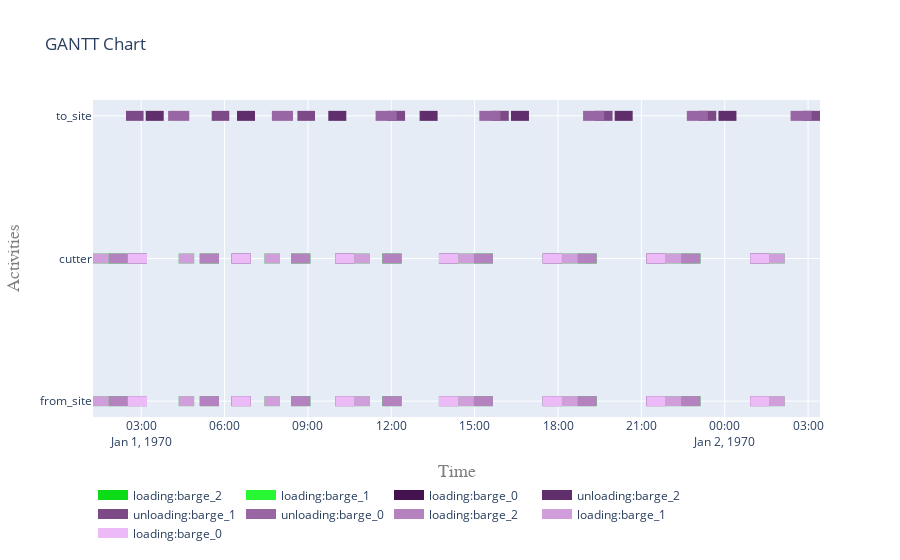

The code cell stored with this chart in its notebook:
### Code cell
fig = plot.get_gantt_chart([from_site, to_site, cutter], id_map=[activities[x] for x in activities])

### Figure 1 — Plotly figure (JSON) as saved in the notebook; plotly's stock layout.template omitted (floating-point values rounded to 4 significant figures)
{"data": [{"connectgaps": false, "hoverinfo": "y+name", "line": {"color": "rgb(12,219,23)", "width": 10}, "mode": "lines", "name": "loading:barge_2", "type": "scatter", "x": ["1970-01-01T01:49:12", "1970-01-01T01:49:12", "1970-01-01T02:30:52", "1970-01-01T02:30:52", "1970-01-01T02:30:52", "1970-01-01T05:06:20", "1970-01-01T05:06:20", "1970-01-01T05:48:00", "1970-01-01T05:48:00", "1970-01-01T05:48:00", "1970-01-01T08:23:28", "1970-01-01T08:23:28", "1970-01-01T09:05:08", "1970-01-01T09:05:08", "1970-01-01T09:05:08", "1970-01-01T11:40:36", "1970-01-01T11:40:36", "1970-01-01T12:22:16", "1970-01-01T12:22:16", "1970-01-01T12:22:16", "1970-01-01T14:57:52", "1970-01-01T14:57:52", "1970-01-01T15:39:32", "1970-01-01T15:39:32", "1970-01-01T15:39:32", "1970-01-01T18:41:52", "1970-01-01T18:41:52", "1970-01-01T19:23:32", "1970-01-01T19:23:32", "1970-01-01T19:23:32", "1970-01-01T22:25:52", "1970-01-01T22:25:52", "1970-01-01T23:07:32", "1970-01-01T23:07:32", "1970-01-01T23:07:32", "1970-01-01T01:49:12", "1970-01-01T01:49:12", "1970-01-01T02:30:52", "1970-01-01T02:30:52", "1970-01-01T02:30:52", "1970-01-01T05:06:20", "1970-01-01T05:06:20", "1970-01-01T05:48:00", "1970-01-01T05:48:00", "1970-01-01T05:48:00", "1970-01-01T08:23:28", "1970-01-01T08:23:28", "1970-01-01T09:05:08", "1970-01-01T09:05:08", "1970-01-01T09:05:08", "1970-01-01T11:40:36", "1970-01-01T11:40:36", "1970-01-01T12:22:16", "1970-01-01T12:22:16", "1970-01-01T12:22:16", "1970-01-01T14:57:52", "1970-01-01T14:57:52", "1970-01-01T15:39:32", "1970-01-01T15:39:32", "1970-01-01T15:39:32", "1970-01-01T18:41:52", "1970-01-01T18:41:52", "1970-01-01T19:23:32", "1970-01-01T19:23:32", "1970-01-01T19:23:32", "1970-01-01T22:25:52", "1970-01-01T22:25:52", "1970-01-01T23:07:32", "1970-01-01T23:07:32", "1970-01-01T23:07:32"], "y": ["from_site", "from_site", "from_site", "from_site", null, "from_site", "from_site", "from_site", "from_site", null, "from_site", "from_site", "from_site", "from_site", null, "from_site", "from_site", "from_site", "from_site", null, "from_site", "from_site", "from_site", "from_site", null, "from_site", "from_site", "from_site", "from_site", null, "from_site", "from_site", "from_site", "from_site", null, "cutter", "cutter", "cutter", "cutter", null, "cutter", "cutter", "cutter", "cutter", null, "cutter", "cutter", "cutter", "cutter", null, "cutter", "cutter", "cutter", "cutter", null, "cutter", "cutter", "cutter", "cutter", null, "cutter", "cutter", "cutter", "cutter", null, "cutter", "cutter", "cutter", "cutter", null]}, {"connectgaps": false, "hoverinfo": "y+name", "line": {"color": "rgb(40,247,51)", "width": 10}, "mode": "lines", "name": "loading:barge_1", "type": "scatter", "x": ["1970-01-01T01:15:52", "1970-01-01T01:15:52", "1970-01-01T01:49:12", "1970-01-01T01:49:12", "1970-01-01T01:49:12", "1970-01-01T04:20:56", "1970-01-01T04:20:56", "1970-01-01T04:54:16", "1970-01-01T04:54:16", "1970-01-01T04:54:16", "1970-01-01T07:26:00", "1970-01-01T07:26:00", "1970-01-01T07:59:20", "1970-01-01T07:59:20", "1970-01-01T07:59:20", "1970-01-01T10:40:32", "1970-01-01T10:40:32", "1970-01-01T11:13:52", "1970-01-01T11:13:52", "1970-01-01T11:13:52", "1970-01-01T14:24:32", "1970-01-01T14:24:32", "1970-01-01T14:57:52", "1970-01-01T14:57:52", "1970-01-01T14:57:52", "1970-01-01T18:08:32", "1970-01-01T18:08:32", "1970-01-01T18:41:52", "1970-01-01T18:41:52", "1970-01-01T18:41:52", "1970-01-01T21:52:32", "1970-01-01T21:52:32", "1970-01-01T22:25:52", "1970-01-01T22:25:52", "1970-01-01T22:25:52", "1970-01-02T01:36:32", "1970-01-02T01:36:32", "1970-01-02T02:09:52", "1970-01-02T02:09:52", "1970-01-02T02:09:52", "1970-01-01T01:15:52", "1970-01-01T01:15:52", "1970-01-01T01:49:12", "1970-01-01T01:49:12", "1970-01-01T01:49:12", "1970-01-01T04:20:56", "1970-01-01T04:20:56", "1970-01-01T04:54:16", "1970-01-01T04:54:16", "1970-01-01T04:54:16", "1970-01-01T07:26:00", "1970-01-01T07:26:00", "1970-01-01T07:59:20", "1970-01-01T07:59:20", "1970-01-01T07:59:20", "1970-01-01T10:40:32", "1970-01-01T10:40:32", "1970-01-01T11:13:52", "1970-01-01T11:13:52", "1970-01-01T11:13:52", "1970-01-01T14:24:32", "1970-01-01T14:24:32", "1970-01-01T14:57:52", "1970-01-01T14:57:52", "1970-01-01T14:57:52", "1970-01-01T18:08:32", "1970-01-01T18:08:32", "1970-01-01T18:41:52", "1970-01-01T18:41:52", "1970-01-01T18:41:52", "1970-01-01T21:52:32", "1970-01-01T21:52:32", "1970-01-01T22:25:52", "1970-01-01T22:25:52", "1970-01-01T22:25:52", "1970-01-02T01:36:32", "1970-01-02T01:36:32", "1970-01-02T02:09:52", "1970-01-02T02:09:52", "1970-01-02T02:09:52"], "y": ["from_site", "from_site", "from_site", "from_site", null, "from_site", "from_site", "from_site", "from_site", null, "from_site", "from_site", "from_site", "from_site", null, "from_site", "from_site", "from_site", "from_site", null, "from_site", "from_site", "from_site", "from_site", null, "from_site", "from_site", "from_site", "from_site", null, "from_site", "from_site", "from_site", "from_site", null, "from_site", "from_site", "from_site", "from_site", null, "cutter", "cutter", "cutter", "cutter", null, "cutter", "cutter", "cutter", "cutter", null, "cutter", "cutter", "cutter", "cutter", null, "cutter", "cutter", "cutter", "cutter", null, "cutter", "cutter", "cutter", "cutter", null, "cutter", "cutter", "cutter", "cutter", null, "cutter", "cutter", "cutter", "cutter", null, "cutter", "cutter", "cutter", "cutter", null]}, {"connectgaps": false, "hoverinfo": "y+name", "line": {"color": "rgb(68,19,79)", "width": 10}, "mode": "lines", "name": "loading:barge_0", "type": "scatter", "x": ["1970-01-01T02:30:52", "1970-01-01T02:30:52", "1970-01-01T03:12:32", "1970-01-01T03:12:32", "1970-01-01T03:12:32", "1970-01-01T06:14:52", "1970-01-01T06:14:52", "1970-01-01T06:56:32", "1970-01-01T06:56:32", "1970-01-01T06:56:32", "1970-01-01T09:58:52", "1970-01-01T09:58:52", "1970-01-01T10:40:32", "1970-01-01T10:40:32", "1970-01-01T10:40:32", "1970-01-01T13:42:52", "1970-01-01T13:42:52", "1970-01-01T14:24:32", "1970-01-01T14:24:32", "1970-01-01T14:24:32", "1970-01-01T17:26:52", "1970-01-01T17:26:52", "1970-01-01T18:08:32", "1970-01-01T18:08:32", "1970-01-01T18:08:32", "1970-01-01T21:10:52", "1970-01-01T21:10:52", "1970-01-01T21:52:32", "1970-01-01T21:52:32", "1970-01-01T21:52:32", "1970-01-02T00:54:52", "1970-01-02T00:54:52", "1970-01-02T01:36:32", "1970-01-02T01:36:32", "1970-01-02T01:36:32", "1970-01-01T02:30:52", "1970-01-01T02:30:52", "1970-01-01T03:12:32", "1970-01-01T03:12:32", "1970-01-01T03:12:32", "1970-01-01T06:14:52", "1970-01-01T06:14:52", "1970-01-01T06:56:32", "1970-01-01T06:56:32", "1970-01-01T06:56:32", "1970-01-01T09:58:52", "1970-01-01T09:58:52", "1970-01-01T10:40:32", "1970-01-01T10:40:32", "1970-01-01T10:40:32", "1970-01-01T13:42:52", "1970-01-01T13:42:52", "1970-01-01T14:24:32", "1970-01-01T14:24:32", "1970-01-01T14:24:32", "1970-01-01T17:26:52", "1970-01-01T17:26:52", "1970-01-01T18:08:32", "1970-01-01T18:08:32", "1970-01-01T18:08:32", "1970-01-01T21:10:52", "1970-01-01T21:10:52", "1970-01-01T21:52:32", "1970-01-01T21:52:32", "1970-01-01T21:52:32", "1970-01-02T00:54:52", "1970-01-02T00:54:52", "1970-01-02T01:36:32", "1970-01-02T01:36:32", "1970-01-02T01:36:32"], "y": ["from_site", "from_site", "from_site", "from_site", null, "from_site", "from_site", "from_site", "from_site", null, "from_site", "from_site", "from_site", "from_site", null, "from_site", "from_site", "from_site", "from_site", null, "from_site", "from_site", "from_site", "from_site", null, "from_site", "from_site", "from_site", "from_site", null, "from_site", "from_site", "from_site", "from_site", null, "cutter", "cutter", "cutter", "cutter", null, "cutter", "cutter", "cutter", "cutter", null, "cutter", "cutter", "cutter", "cutter", null, "cutter", "cutter", "cutter", "cutter", null, "cutter", "cutter", "cutter", "cutter", null, "cutter", "cutter", "cutter", "cutter", null, "cutter", "cutter", "cutter", "cutter", null]}, {"connectgaps": false, "hoverinfo": "y+name", "line": {"color": "rgb(96,47,107)", "width": 10}, "mode": "lines", "name": "unloading:barge_2", "type": "scatter", "x": ["1970-01-01T03:09:44", "1970-01-01T03:09:44", "1970-01-01T03:48:36", "1970-01-01T03:48:36", "1970-01-01T03:48:36", "1970-01-01T06:26:52", "1970-01-01T06:26:52", "1970-01-01T07:05:44", "1970-01-01T07:05:44", "1970-01-01T07:05:44", "1970-01-01T09:44:00", "1970-01-01T09:44:00", "1970-01-01T10:22:52", "1970-01-01T10:22:52", "1970-01-01T10:22:52", "1970-01-01T13:01:08", "1970-01-01T13:01:08", "1970-01-01T13:40:00", "1970-01-01T13:40:00", "1970-01-01T13:40:00", "1970-01-01T16:18:24", "1970-01-01T16:18:24", "1970-01-01T16:57:16", "1970-01-01T16:57:16", "1970-01-01T16:57:16", "1970-01-01T20:02:24", "1970-01-01T20:02:24", "1970-01-01T20:41:16", "1970-01-01T20:41:16", "1970-01-01T20:41:16", "1970-01-01T23:46:24", "1970-01-01T23:46:24", "1970-01-02T00:25:16", "1970-01-02T00:25:16", "1970-01-02T00:25:16"], "y": ["to_site", "to_site", "to_site", "to_site", null, "to_site", "to_site", "to_site", "to_site", null, "to_site", "to_site", "to_site", "to_site", null, "to_site", "to_site", "to_site", "to_site", null, "to_site", "to_site", "to_site", "to_site", null, "to_site", "to_site", "to_site", "to_site", null, "to_site", "to_site", "to_site", "to_site", null]}, {"connectgaps": false, "hoverinfo": "y+name", "line": {"color": "rgb(124,75,135)", "width": 10}, "mode": "lines", "name": "unloading:barge_1", "type": "scatter", "x": ["1970-01-01T02:27:08", "1970-01-01T02:27:08", "1970-01-01T03:05:04", "1970-01-01T03:05:04", "1970-01-01T03:05:04", "1970-01-01T05:32:12", "1970-01-01T05:32:12", "1970-01-01T06:10:08", "1970-01-01T06:10:08", "1970-01-01T06:10:08", "1970-01-01T08:37:16", "1970-01-01T08:37:16", "1970-01-01T09:15:12", "1970-01-01T09:15:12", "1970-01-01T09:15:12", "1970-01-01T11:51:48", "1970-01-01T11:51:48", "1970-01-01T12:29:44", "1970-01-01T12:29:44", "1970-01-01T12:29:44", "1970-01-01T15:35:48", "1970-01-01T15:35:48", "1970-01-01T16:13:44", "1970-01-01T16:13:44", "1970-01-01T16:13:44", "1970-01-01T19:19:48", "1970-01-01T19:19:48", "1970-01-01T19:57:44", "1970-01-01T19:57:44", "1970-01-01T19:57:44", "1970-01-01T23:03:48", "1970-01-01T23:03:48", "1970-01-01T23:41:44", "1970-01-01T23:41:44", "1970-01-01T23:41:44", "1970-01-02T02:47:48", "1970-01-02T02:47:48", "1970-01-02T03:25:44", "1970-01-02T03:25:44", "1970-01-02T03:25:44"], "y": ["to_site", "to_site", "to_site", "to_site", null, "to_site", "to_site", "to_site", "to_site", null, "to_site", "to_site", "to_site", "to_site", null, "to_site", "to_site", "to_site", "to_site", null, "to_site", "to_site", "to_site", "to_site", null, "to_site", "to_site", "to_site", "to_site", null, "to_site", "to_site", "to_site", "to_site", null, "to_site", "to_site", "to_site", "to_site", null]}, {"connectgaps": false, "hoverinfo": "y+name", "line": {"color": "rgb(152,103,163)", "width": 10}, "mode": "lines", "name": "unloading:barge_0", "type": "scatter", "x": ["1970-01-01T03:58:07", "1970-01-01T03:58:07", "1970-01-01T04:43:42", "1970-01-01T04:43:42", "1970-01-01T04:43:42", "1970-01-01T07:42:07", "1970-01-01T07:42:07", "1970-01-01T08:27:42", "1970-01-01T08:27:42", "1970-01-01T08:27:42", "1970-01-01T11:26:07", "1970-01-01T11:26:07", "1970-01-01T12:11:42", "1970-01-01T12:11:42", "1970-01-01T12:11:42", "1970-01-01T15:10:07", "1970-01-01T15:10:07", "1970-01-01T15:55:42", "1970-01-01T15:55:42", "1970-01-01T15:55:42", "1970-01-01T18:54:07", "1970-01-01T18:54:07", "1970-01-01T19:39:42", "1970-01-01T19:39:42", "1970-01-01T19:39:42", "1970-01-01T22:38:07", "1970-01-01T22:38:07", "1970-01-01T23:23:42", "1970-01-01T23:23:42", "1970-01-01T23:23:42", "1970-01-02T02:22:07", "1970-01-02T02:22:07", "1970-01-02T03:07:42", "1970-01-02T03:07:42", "1970-01-02T03:07:42"], "y": ["to_site", "to_site", "to_site", "to_site", null, "to_site", "to_site", "to_site", "to_site", null, "to_site", "to_site", "to_site", "to_site", null, "to_site", "to_site", "to_site", "to_site", null, "to_site", "to_site", "to_site", "to_site", null, "to_site", "to_site", "to_site", "to_site", null, "to_site", "to_site", "to_site", "to_site", null]}, {"connectgaps": false, "hoverinfo": "y+name", "line": {"color": "rgb(180,131,191)", "width": 10}, "mode": "lines", "name": "loading:barge_2", "type": "scatter", "x": ["1970-01-01T01:49:12", "1970-01-01T01:49:12", "1970-01-01T02:30:52", "1970-01-01T02:30:52", "1970-01-01T02:30:52", "1970-01-01T05:06:20", "1970-01-01T05:06:20", "1970-01-01T05:48:00", "1970-01-01T05:48:00", "1970-01-01T05:48:00", "1970-01-01T08:23:28", "1970-01-01T08:23:28", "1970-01-01T09:05:08", "1970-01-01T09:05:08", "1970-01-01T09:05:08", "1970-01-01T11:40:36", "1970-01-01T11:40:36", "1970-01-01T12:22:16", "1970-01-01T12:22:16", "1970-01-01T12:22:16", "1970-01-01T14:57:52", "1970-01-01T14:57:52", "1970-01-01T15:39:32", "1970-01-01T15:39:32", "1970-01-01T15:39:32", "1970-01-01T18:41:52", "1970-01-01T18:41:52", "1970-01-01T19:23:32", "1970-01-01T19:23:32", "1970-01-01T19:23:32", "1970-01-01T22:25:52", "1970-01-01T22:25:52", "1970-01-01T23:07:32", "1970-01-01T23:07:32", "1970-01-01T23:07:32", "1970-01-01T01:49:12", "1970-01-01T01:49:12", "1970-01-01T02:30:52", "1970-01-01T02:30:52", "1970-01-01T02:30:52", "1970-01-01T05:06:20", "1970-01-01T05:06:20", "1970-01-01T05:48:00", "1970-01-01T05:48:00", "1970-01-01T05:48:00", "1970-01-01T08:23:28", "1970-01-01T08:23:28", "1970-01-01T09:05:08", "1970-01-01T09:05:08", "1970-01-01T09:05:08", "1970-01-01T11:40:36", "1970-01-01T11:40:36", "1970-01-01T12:22:16", "1970-01-01T12:22:16", "1970-01-01T12:22:16", "1970-01-01T14:57:52", "1970-01-01T14:57:52", "1970-01-01T15:39:32", "1970-01-01T15:39:32", "1970-01-01T15:39:32", "1970-01-01T18:41:52", "1970-01-01T18:41:52", "1970-01-01T19:23:32", "1970-01-01T19:23:32", "1970-01-01T19:23:32", "1970-01-01T22:25:52", "1970-01-01T22:25:52", "1970-01-01T23:07:32", "1970-01-01T23:07:32", "1970-01-01T23:07:32"], "y": ["from_site", "from_site", "from_site", "from_site", null, "from_site", "from_site", "from_site", "from_site", null, "from_site", "from_site", "from_site", "from_site", null, "from_site", "from_site", "from_site", "from_site", null, "from_site", "from_site", "from_site", "from_site", null, "from_site", "from_site", "from_site", "from_site", null, "from_site", "from_site", "from_site", "from_site", null, "cutter", "cutter", "cutter", "cutter", null, "cutter", "cutter", "cutter", "cutter", null, "cutter", "cutter", "cutter", "cutter", null, "cutter", "cutter", "cutter", "cutter", null, "cutter", "cutter", "cutter", "cutter", null, "cutter", "cutter", "cutter", "cutter", null, "cutter", "cutter", "cutter", "cutter", null]}, {"connectgaps": false, "hoverinfo": "y+name", "line": {"color": "rgb(208,159,219)", "width": 10}, "mode": "lines", "name": "loading:barge_1", "type": "scatter", "x": ["1970-01-01T01:15:52", "1970-01-01T01:15:52", "1970-01-01T01:49:12", "1970-01-01T01:49:12", "1970-01-01T01:49:12", "1970-01-01T04:20:56", "1970-01-01T04:20:56", "1970-01-01T04:54:16", "1970-01-01T04:54:16", "1970-01-01T04:54:16", "1970-01-01T07:26:00", "1970-01-01T07:26:00", "1970-01-01T07:59:20", "1970-01-01T07:59:20", "1970-01-01T07:59:20", "1970-01-01T10:40:32", "1970-01-01T10:40:32", "1970-01-01T11:13:52", "1970-01-01T11:13:52", "1970-01-01T11:13:52", "1970-01-01T14:24:32", "1970-01-01T14:24:32", "1970-01-01T14:57:52", "1970-01-01T14:57:52", "1970-01-01T14:57:52", "1970-01-01T18:08:32", "1970-01-01T18:08:32", "1970-01-01T18:41:52", "1970-01-01T18:41:52", "1970-01-01T18:41:52", "1970-01-01T21:52:32", "1970-01-01T21:52:32", "1970-01-01T22:25:52", "1970-01-01T22:25:52", "1970-01-01T22:25:52", "1970-01-02T01:36:32", "1970-01-02T01:36:32", "1970-01-02T02:09:52", "1970-01-02T02:09:52", "1970-01-02T02:09:52", "1970-01-01T01:15:52", "1970-01-01T01:15:52", "1970-01-01T01:49:12", "1970-01-01T01:49:12", "1970-01-01T01:49:12", "1970-01-01T04:20:56", "1970-01-01T04:20:56", "1970-01-01T04:54:16", "1970-01-01T04:54:16", "1970-01-01T04:54:16", "1970-01-01T07:26:00", "1970-01-01T07:26:00", "1970-01-01T07:59:20", "1970-01-01T07:59:20", "1970-01-01T07:59:20", "1970-01-01T10:40:32", "1970-01-01T10:40:32", "1970-01-01T11:13:52", "1970-01-01T11:13:52", "1970-01-01T11:13:52", "1970-01-01T14:24:32", "1970-01-01T14:24:32", "1970-01-01T14:57:52", "1970-01-01T14:57:52", "1970-01-01T14:57:52", "1970-01-01T18:08:32", "1970-01-01T18:08:32", "1970-01-01T18:41:52", "1970-01-01T18:41:52", "1970-01-01T18:41:52", "1970-01-01T21:52:32", "1970-01-01T21:52:32", "1970-01-01T22:25:52", "1970-01-01T22:25:52", "1970-01-01T22:25:52", "1970-01-02T01:36:32", "1970-01-02T01:36:32", "1970-01-02T02:09:52", "1970-01-02T02:09:52", "1970-01-02T02:09:52"], "y": ["from_site", "from_site", "from_site", "from_site", null, "from_site", "from_site", "from_site", "from_site", null, "from_site", "from_site", "from_site", "from_site", null, "from_site", "from_site", "from_site", "from_site", null, "from_site", "from_site", "from_site", "from_site", null, "from_site", "from_site", "from_site", "from_site", null, "from_site", "from_site", "from_site", "from_site", null, "from_site", "from_site", "from_site", "from_site", null, "cutter", "cutter", "cutter", "cutter", null, "cutter", "cutter", "cutter", "cutter", null, "cutter", "cutter", "cutter", "cutter", null, "cutter", "cutter", "cutter", "cutter", null, "cutter", "cutter", "cutter", "cutter", null, "cutter", "cutter", "cutter", "cutter", null, "cutter", "cutter", "cutter", "cutter", null, "cutter", "cutter", "cutter", "cutter", null]}, {"connectgaps": false, "hoverinfo": "y+name", "line": {"color": "rgb(236,187,247)", "width": 10}, "mode": "lines", "name": "loading:barge_0", "type": "scatter", "x": ["1970-01-01T02:30:52", "1970-01-01T02:30:52", "1970-01-01T03:12:32", "1970-01-01T03:12:32", "1970-01-01T03:12:32", "1970-01-01T06:14:52", "1970-01-01T06:14:52", "1970-01-01T06:56:32", "1970-01-01T06:56:32", "1970-01-01T06:56:32", "1970-01-01T09:58:52", "1970-01-01T09:58:52", "1970-01-01T10:40:32", "1970-01-01T10:40:32", "1970-01-01T10:40:32", "1970-01-01T13:42:52", "1970-01-01T13:42:52", "1970-01-01T14:24:32", "1970-01-01T14:24:32", "1970-01-01T14:24:32", "1970-01-01T17:26:52", "1970-01-01T17:26:52", "1970-01-01T18:08:32", "1970-01-01T18:08:32", "1970-01-01T18:08:32", "1970-01-01T21:10:52", "1970-01-01T21:10:52", "1970-01-01T21:52:32", "1970-01-01T21:52:32", "1970-01-01T21:52:32", "1970-01-02T00:54:52", "1970-01-02T00:54:52", "1970-01-02T01:36:32", "1970-01-02T01:36:32", "1970-01-02T01:36:32", "1970-01-01T02:30:52", "1970-01-01T02:30:52", "1970-01-01T03:12:32", "1970-01-01T03:12:32", "1970-01-01T03:12:32", "1970-01-01T06:14:52", "1970-01-01T06:14:52", "1970-01-01T06:56:32", "1970-01-01T06:56:32", "1970-01-01T06:56:32", "1970-01-01T09:58:52", "1970-01-01T09:58:52", "1970-01-01T10:40:32", "1970-01-01T10:40:32", "1970-01-01T10:40:32", "1970-01-01T13:42:52", "1970-01-01T13:42:52", "1970-01-01T14:24:32", "1970-01-01T14:24:32", "1970-01-01T14:24:32", "1970-01-01T17:26:52", "1970-01-01T17:26:52", "1970-01-01T18:08:32", "1970-01-01T18:08:32", "1970-01-01T18:08:32", "1970-01-01T21:10:52", "1970-01-01T21:10:52", "1970-01-01T21:52:32", "1970-01-01T21:52:32", "1970-01-01T21:52:32", "1970-01-02T00:54:52", "1970-01-02T00:54:52", "1970-01-02T01:36:32", "1970-01-02T01:36:32", "1970-01-02T01:36:32"], "y": ["from_site", "from_site", "from_site", "from_site", null, "from_site", "from_site", "from_site", "from_site", null, "from_site", "from_site", "from_site", "from_site", null, "from_site", "from_site", "from_site", "from_site", null, "from_site", "from_site", "from_site", "from_site", null, "from_site", "from_site", "from_site", "from_site", null, "from_site", "from_site", "from_site", "from_site", null, "cutter", "cutter", "cutter", "cutter", null, "cutter", "cutter", "cutter", "cutter", null, "cutter", "cutter", "cutter", "cutter", null, "cutter", "cutter", "cutter", "cutter", null, "cutter", "cutter", "cutter", "cutter", null, "cutter", "cutter", "cutter", "cutter", null, "cutter", "cutter", "cutter", "cutter", null]}], "layout": {"hovermode": "closest", "legend": {"orientation": "h", "x": 0, "y": -0.2}, "title": {"text": "GANTT Chart"}, "xaxis": {"range": ["1970-01-01T01:15:52", "1970-01-02T03:25:44"], "title": {"font": {"color": "#7f7f7f", "family": "Courier New, monospace", "size": 18}, "text": "Time"}}, "yaxis": {"title": {"font": {"color": "#7f7f7f", "family": "Courier New, monospace", "size": 18}, "text": "Activities"}}}}
